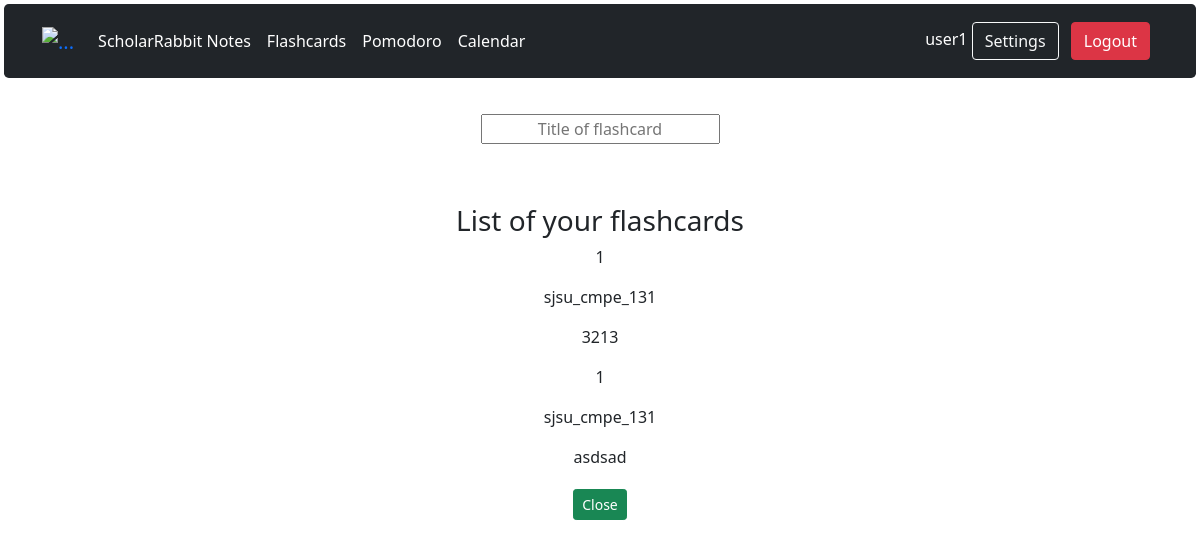
The app's page /memorize/choose (signed in) with its own data.
### projectdir/models.py (models this page shows, shortened)
class User(database.Model, UserMixin):
    id = database.Column(database.Integer, primary_key=True)
    username = database.Column(database.String(20), unique=True, nullable=False)
    email = database.Column(database.String(120), unique=True, nullable=False)
    image_file = database.Column(database.String(20), nullable=False, default='default.jpg')
    password = database.Column(database.String(60), nullable=False)
    data_created = database.Column(database.DateTime, default=datetime.utcnow())
    notes = database.relationship('Note', backref='author', lazy=True)
    flashcards = database.relationship('Flashcard', backref='author', lazy=True)
    events = database.relationship('Events', backref='author', lazy=True)

class Flashcard(database.Model):
    id = database.Column(database.Integer, primary_key=True)
    date = database.Column(database.DateTime, nullable=False, default=datetime.utcnow)
    front = database.Column(database.String, nullable=False)
    back = database.Column(database.String, nullable=False)
    user_id = database.Column(database.Integer, database.ForeignKey('user.id'), nullable=False)

### projectdir/routes.py (the view)
@app.route('/memorize/choose', methods=['GET', 'POST'])
@login_required
def choose():
    user = User.query.filter_by(username=current_user.username).first()
    flashcards = Flashcard.query.filter_by(user_id=user.id).all()
    return render_template('flashcardz/selectcard.html', flashcards=flashcards, title='Choose your flashcard')

### projectdir/models.py (called while the page is built)
@login_manager.user_loader
def load_user(user_id):
    return User.query.get(user_id)

### projectdir/templates/flashcardz/selectcard.html
{% extends "layouts.html" %}
{% block content %}
    <center>
        <form method='GET' action='{{ url_for('memorize') }}'>
            <input type='search_flash' style='text-align:center' placeholder='Title of flashcard' name='input'>
        </form>
        <div style='height: 5%; width: 100%; padding: 5%;'>
        <h3>List of your flashcards</h3>
        {% for flashcard in flashcards %}
            <p>
                {{ flashcard.front }}
            </p>
        {% endfor %}
        <a class="btn btn-success btn-sm mt-1 mb-1 m-3" href="{{ url_for('flashcards') }}"> Close </a>
    </center>
{% endblock %}

### projectdir/templates/layouts.html (shortened to what this page needs)
<!DOCTYPE html>
<html lang="en">
<head>
    <link href="https://cdn.jsdelivr.net/npm/bootstrap@5.1.1/dist/css/bootstrap.min.css" rel="stylesheet"
>
    <link rel="stylesheet" href="{{ url_for('static',filename='css/main.css') }}">
    <link rel="stylesheet" href="{{ url_for('static',filename='js/main.js') }}">
</head>
<body>
<header class="m-1 p-3 bg-dark text-white rounded-3">
    <div class="container">
        <div class="d-flex flex-wrap align-items-center justify-content-center justify-content-lg-start">
            <a class="navbar-brand">
                <img src="https://placeholder.pics/svg/150x50/888888/EEE/Logo" alt="..." height="36">
            </a>
            {% if current_user.is_authenticated %}
                <ul class="nav col-12 col-lg-auto me-lg-auto mb-2 justify-content-center mb-md-0">
                    <li><a href="{{ url_for('notes') }}" class="nav-link px-2 text-white">ScholarRabbit Notes</a></li>
                    <li><a href="{{ url_for('flashcards') }}" class="nav-link px-2 text-white">Flashcards</a></li>
                    <li><a href="{{ url_for('time') }}" class="nav-link px-2 text-white">Pomodoro</a></li>
                    <li><a href="{{ url_for('calendar') }}" class="nav-link px-2 text-white">Calendar</a></li>
                </ul>
            {% else %}
                <ul class="nav col-12 col-lg-auto me-lg-auto mb-2 justify-content-center mb-md-0">
                    <li><a href="{{ url_for('homepage') }}" class="nav-link px-2 text-white">ScholarRabbit</a></li>
                </ul>
            {% endif %}
            <div class="text-end">
                {% if current_user.is_authenticated %}
                    <a>{{ current_user.username }}</a>
                    <a href="{{ url_for('account') }}" style="text-decoration: none">
                        <button type="button" class="btn btn-outline-light me-2">Settings</button>
                    </a>
                    <a href="{{ url_for('logout') }}" style="text-decoration: none">
                        <button type="button" class="btn btn-danger me-2 ">Logout</button>
                    </a>
                {% endif %}
            </div>
        </div>
    </div>
</header>
<div class="container w-50 p-3">
</div>
{% block content %}
{% endblock content %}
</body>
</html>

### projectdir/static/css/main.css (style rules this page uses)
html, body { margin: 0; padding: 0; height: 100%; }
:root { --pomodoro: hsl(223, 25%, 40%); --shortBreak: hsl(48, 23%, 40%); --longBreak: hsl(105, 16%, 40%); }

### records on screen
User: username "user1"
Flashcard: front "1"
Flashcard: front "sjsu_cmpe_131"
Flashcard: front "3213"
Flashcard: front "1"
Flashcard: front "sjsu_cmpe_131"
Flashcard: front "asdsad"
